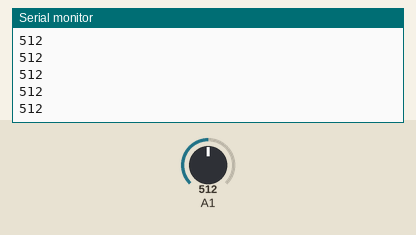
Recording of a sketch running on a simulated Arduino Uno, built with avr-gcc and run on an emulated ATmega328P. On the bench: the last lines printed to the serial monitor. Inputs (shaded band) come from the test bench; at power-on: A1 = 512.

Above: at 1.2 s.
1.3 s: A1 set to 716
At 1.56 s:
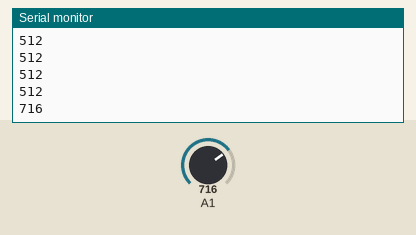
2.8 s: A1 set to 900
At 2.96 s:
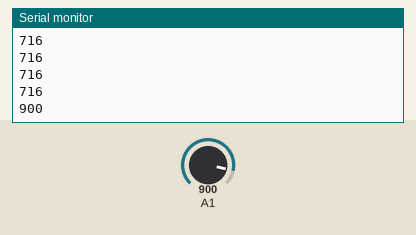
Timing chart, 0 to 5.8 s (numbered marks = the images above; inputs shaded):
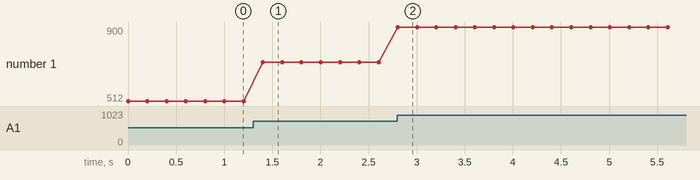

Measured:
- after the input at 1.3 s, the serial monitor: prints a new line after 0.10 s (image 1)
- after the input at 2.8 s, the serial monitor: prints a new line at once (image 2)
- plotted number 1: 512 → 716 after the input at 1.3 s, 716 → 900 after the input at 2.8 s

The sketch:

Trial.ino
```cpp
//int led=13;
//int photo=A0;

void setup() {
  Serial.begin(9600);
}

void loop() {
  // put your main code here, to run repeatedly:

  int sensorData=analogRead(A1);
  Serial.println(sensorData);
  if(sensorData>=300){
    digitalWrite(13,HIGH);
  }else {
    digitalWrite(13,LOW);
  }
  delay(200);
}
```
